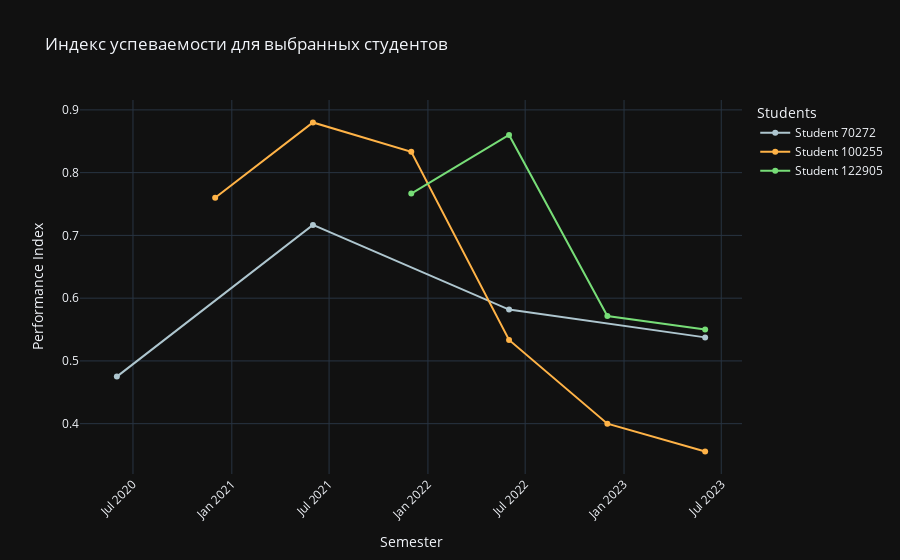

This figure's notebook cell:
### Code cell
rfprevious_year = fprevious_year.reset_index()
performance_plot(sample_students=rfprevious_year, max_students=3)

### Figure 1 — Plotly figure (JSON) as saved in the notebook; plotly's stock layout.template omitted (floating-point values rounded to 4 significant figures)
{"data": [{"line": {"color": "#AEC6CF"}, "mode": "lines+markers", "name": "Student 70272", "x": ["2020-06-01T00:00:00", "2021-06-01T00:00:00", "2022-06-01T00:00:00", "2023-06-01T00:00:00"], "y": [0.475, 0.7167, 0.5818, 0.5375], "type": "scatter"}, {"line": {"color": "#FFB347"}, "mode": "lines+markers", "name": "Student 100255", "x": ["2020-12-01T00:00:00", "2021-06-01T00:00:00", "2021-12-01T00:00:00", "2022-06-01T00:00:00", "2022-12-01T00:00:00", "2023-06-01T00:00:00"], "y": [0.76, 0.88, 0.8333, 0.5333, 0.4, 0.3556], "type": "scatter"}, {"line": {"color": "#77DD77"}, "mode": "lines+markers", "name": "Student 122905", "x": ["2021-12-01T00:00:00", "2022-06-01T00:00:00", "2022-12-01T00:00:00", "2023-06-01T00:00:00"], "y": [0.7667, 0.86, 0.5714, 0.55], "type": "scatter"}], "layout": {"xaxis": {"title": {"text": "Semester"}, "tickangle": -45}, "title": {"text": "Индекс успеваемости для выбранных студентов"}, "yaxis": {"title": {"text": "Performance Index"}}, "legend": {"title": {"text": "Students"}}}}
